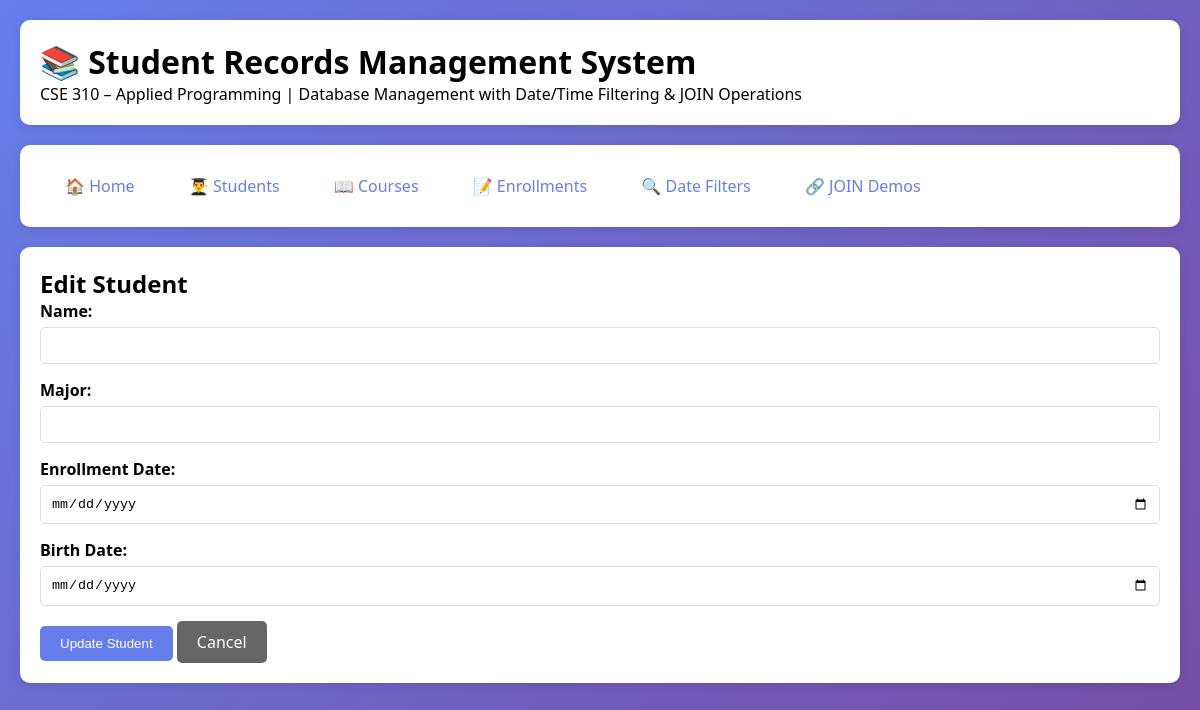
Page /edit_student/2 on the earlier database version.
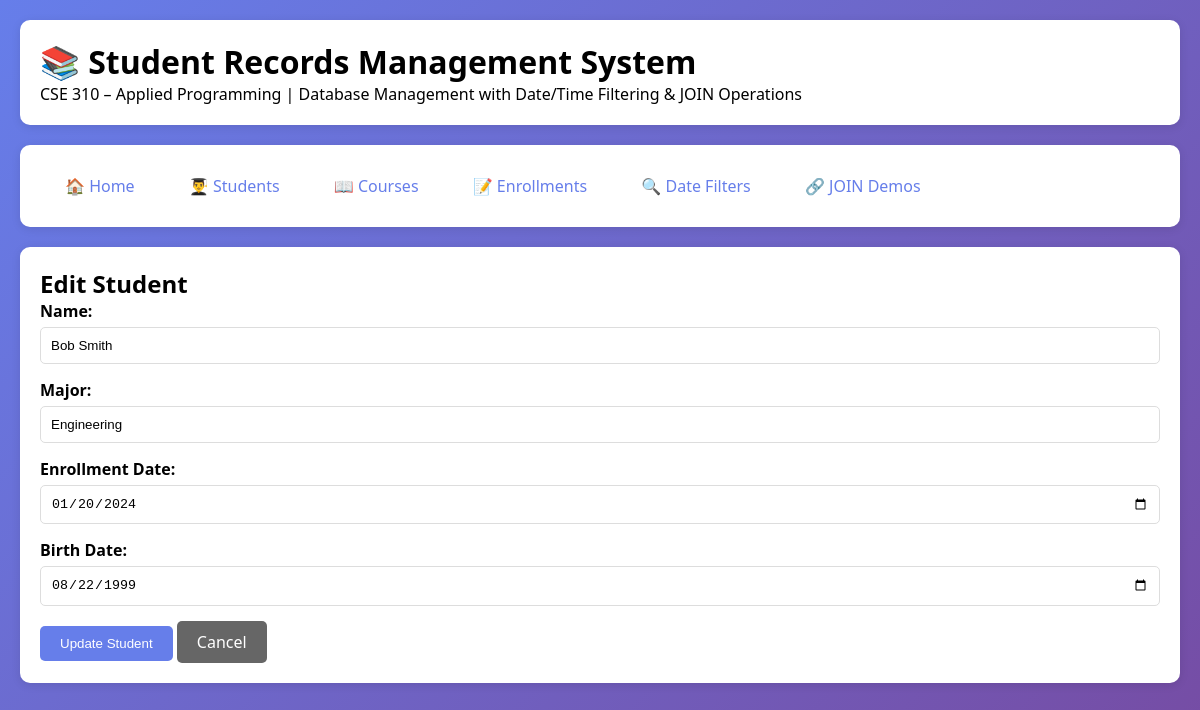
Same page on the later database version.
### tables this page shows
CREATE TABLE students (
        student_id INTEGER PRIMARY KEY AUTOINCREMENT,
        name TEXT NOT NULL,
        major TEXT,
        enrollment_date DATE,
        birth_date DATE
    );

### api.py (the view, shortened to what this page needs)
@app.route('/edit_student/<int:student_id>', methods=['GET', 'POST'])
def edit_student_web(student_id):
    student = get_student_by_id(student_id)
    return render_template('edit_student.html', student=student)

### database.py (called while the page is built)
def get_db_connection():
    conn = sqlite3.connect(DATABASE)
    conn.row_factory = sqlite3.Row
    conn.execute("PRAGMA foreign_keys = ON")
    return conn

### student_records.py (called while the page is built)
def get_student_by_id(student_id):
    conn = get_db_connection()
    cursor = conn.cursor()
    cursor.execute("SELECT * FROM students WHERE student_id = ?", (student_id,))
    student = cursor.fetchone()
    conn.close()
    return dict(student) if student else None

### templates/edit_student.html
{% extends "base.html" %}
{% block content %}
<h2>Edit Student</h2>
<form method="POST">
    <div class="form-group">
        <label>Name:</label>
        <input type="text" name="name" value="{{ student.name }}" required>
    </div>
    <div class="form-group">
        <label>Major:</label>
        <input type="text" name="major" value="{{ student.major or '' }}">
    </div>
    <div class="form-group">
        <label>Enrollment Date:</label>
        <input type="date" name="enrollment_date" value="{{ student.enrollment_date }}" required>
    </div>
    <div class="form-group">
        <label>Birth Date:</label>
        <input type="date" name="birth_date" value="{{ student.birth_date }}" required>
    </div>
    <button type="submit" class="btn">Update Student</button>
    <a href="/students" class="btn" style="background: #666;">Cancel</a>
</form>
{% endblock %}

Differences in the rows shown:
added students: name "Bob Smith", major "Engineering", enrollment_date "01/20/2024", birth_date "08/22/1999"
